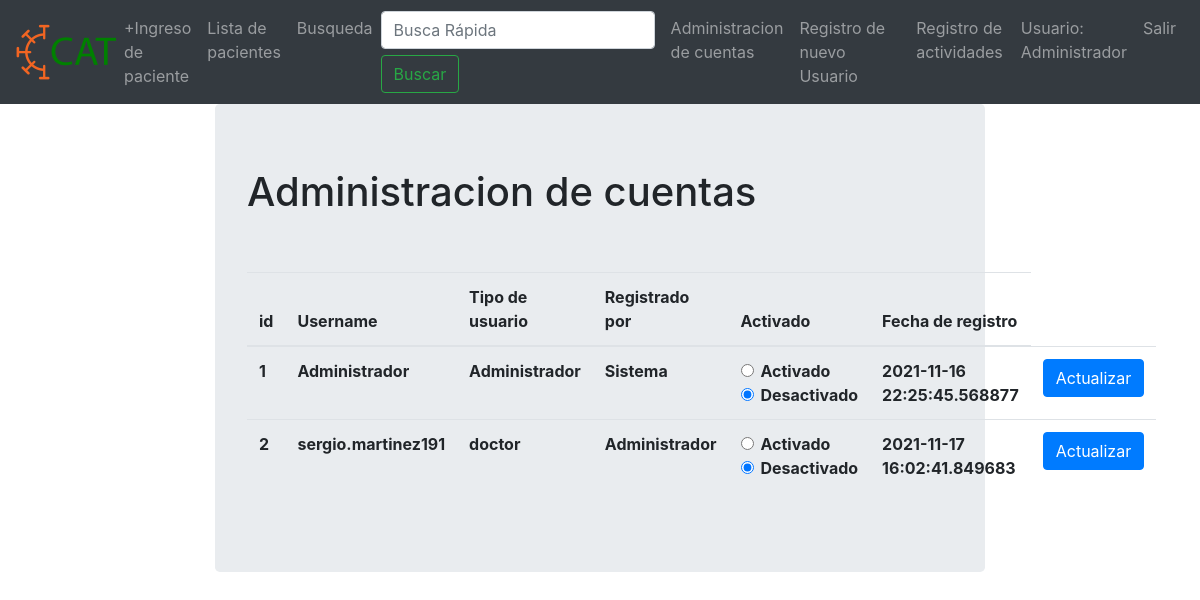
/manage_accounts (signed in), run on the app's committed database.
### main.py (models this page shows)
class User(db.Model, UserMixin):
    id = db.Column(db.Integer, primary_key=True)
    username = db.Column(db.String(20),nullable=False,unique=True)
    user_names = db.Column(db.String(20),nullable=False,unique=False)
    user_first_lastname=db.Column(db.String(20),nullable=False,unique=False)
    user_second_lastname=db.Column(db.String(20),nullable=True,unique=False)
    password = db.Column(db.String(80),nullable=False)
    set_new_password = db.Column(db.Boolean(),nullable=False)
    user_type = db.Column(db.String(20),nullable=False)
    user_cedula = db.Column(db.String(20),nullable=True)
    active_user = db.Column(db.Boolean(),nullable=False)
    created_by = db.Column(db.String(80),nullable=False)
    register_date = db.Column(db.DateTime, default=datetime.datetime.utcnow)

### main.py (the view, shortened to what this page needs)
@app.route('/manage_accounts',methods=['GET','POST'])
@login_required
def manage_accounts():
    users = User.query.all()
    return render_template('manage_accounts.html',users=users)

### main.py (called while the page is built)
@login_manager.user_loader
def load_user(user_id):
    return User.query.get(int(user_id))

### templates/manage_accounts.html (shortened to what this page needs)
{% extends "base.html" %}
{% block content %}
    <div class="col-2"></div>
    <div class="col-8">
    <div class="jumbotron">
<h1>Administracion de cuentas</h1>
<table class="table">
    <thead>
        <tr>
            <th scope="col">id </th>
            <th scope="col">Username </th>
            <th scope="col">Tipo de usuario</th>
            <th scope="col">Registrado por </th>
            <th scope="col">Activado</th>
            <th scope="col">Fecha de registro</th>
        </tr>
    </thead>
    <tbody>
        {%for user in users%}
            <tr>
                <th> {{user.id}} </th>
                <th> {{user.username}}</th>
                <th> {{user.user_type}}</th>
                <th> {{user.created_by}}</th>
                <th>
                <form method="POST">
                <div class="form-check">
                    <input class="form-check-input" type="radio" name="user_activated" id="gridRadios1" value="true"
                                                                                               {%if user.active_user == true%}
                    checked=true
                                                                                               {%else%}
                                                                                               {%endif%}
                    >
                 <label class="form-check-label" for="gridRadios1">
                 Activado
                 </label>
                </div>
                <div class="form-check">
                    <input class="form-check-input" type="radio" name="user_activated" id="gridRadios2" value="false"
                    {%if user.active_user == true%}
                                                                                               {%else%}
                                                                                               checked=true
                                                                                               {%endif%}
                    >
                <label class="form-check-label" for="gridRadios2">
                Desactivado
                </label>
                </div>
            </div>
                <th> {{user.register_date}} </th>
                <th> <button type="sbumit" class="btn btn-primary"> Actualizar</button> </th>
        {%endfor%}
            <br>
            <br>
        </div>
    </div>
{%endblock%}

### templates/base.html (shortened to what this page needs)
<!DOCTYPE html>
<html lang='es'>
    <head>
        <link rel="stylesheet" href="static/css/bootstrap.min.css">
        <link rel="stylesheet" href="static/css/master.css">
    </head>
    <body>
<nav class="navbar navbar-expand-lg navbar-dark bg-dark">
    <a href="dashboard">
    <img class="logo" src="static/images/cat.png">
    <a>
  <div class="collapse navbar-collapse" id="navbarNavDropdown">
    <ul class="navbar-nav">
      <li class="nav-item">
        <a class="nav-link" href="ingreso_paciente">+Ingreso de paciente</a>
      </li>
      <li class="nav-item">
        <a class="nav-link" href="patients">Lista de pacientes</a>
      </li>
      <li class="nav-item">
          <a class="nav-link">Busqueda</a>
      </li>
      <form class="form-inline">
    <input class="form-control mr-sm-2" type="search" placeholder="Busca Rápida" aria-label="Buscar">
    <button class="btn btn-outline-success my-2 my-sm-0" type="submit">Buscar</button>
  </form>
    </ul>
    <ul class="navbar-nav ml-auto">
    <li class="nav-item">
      {% if current_user.type == "Personal administrativo" or current_user.username == "Administrador" %}
      <li class="nav-item">
          <a class="nav-link" href="manage_accounts">Administracion de cuentas</a>
      </li>
      <li class="nav-item">
          <a class="nav-link" href="register">Registro de nuevo Usuario</a>
      </li>
      <li class="nav-item">
          <a class="nav-link" href="log">Registro de actividades</a>
      </li>
      {%endif%}
      {%if current_user.is_authenticated%}
      <li class="nav-item">
          <a class="nav-link">Usuario: {{ current_user.username }}</a>
      </li>
     <li class="nav-item">
          <a class="nav-link" href="logout" >Salir</a>
      </li>
      {% else %}
      <li class="nav-item">
          <a class="nav-link" href="login">Login</a>
      </li>
      {% endif %}
      </ul>
  </div>
</nav>
<div class="container-fluid">
   <div class="row">
    {% block content%}{%endblock%}
</body>
<html>

### data on the page
User: username "Administrador", id "1", user_type "Administrador", created_by "Sistema", active_user "☐ Activado", active_user "☑ Desactivado", register_date "2021-11-16 22:25:45.568877"
User: id "2", username "sergio.martinez191", user_type "doctor", created_by "Administrador", active_user "☑", register_date "2021-11-17 16:02:41.849683"
